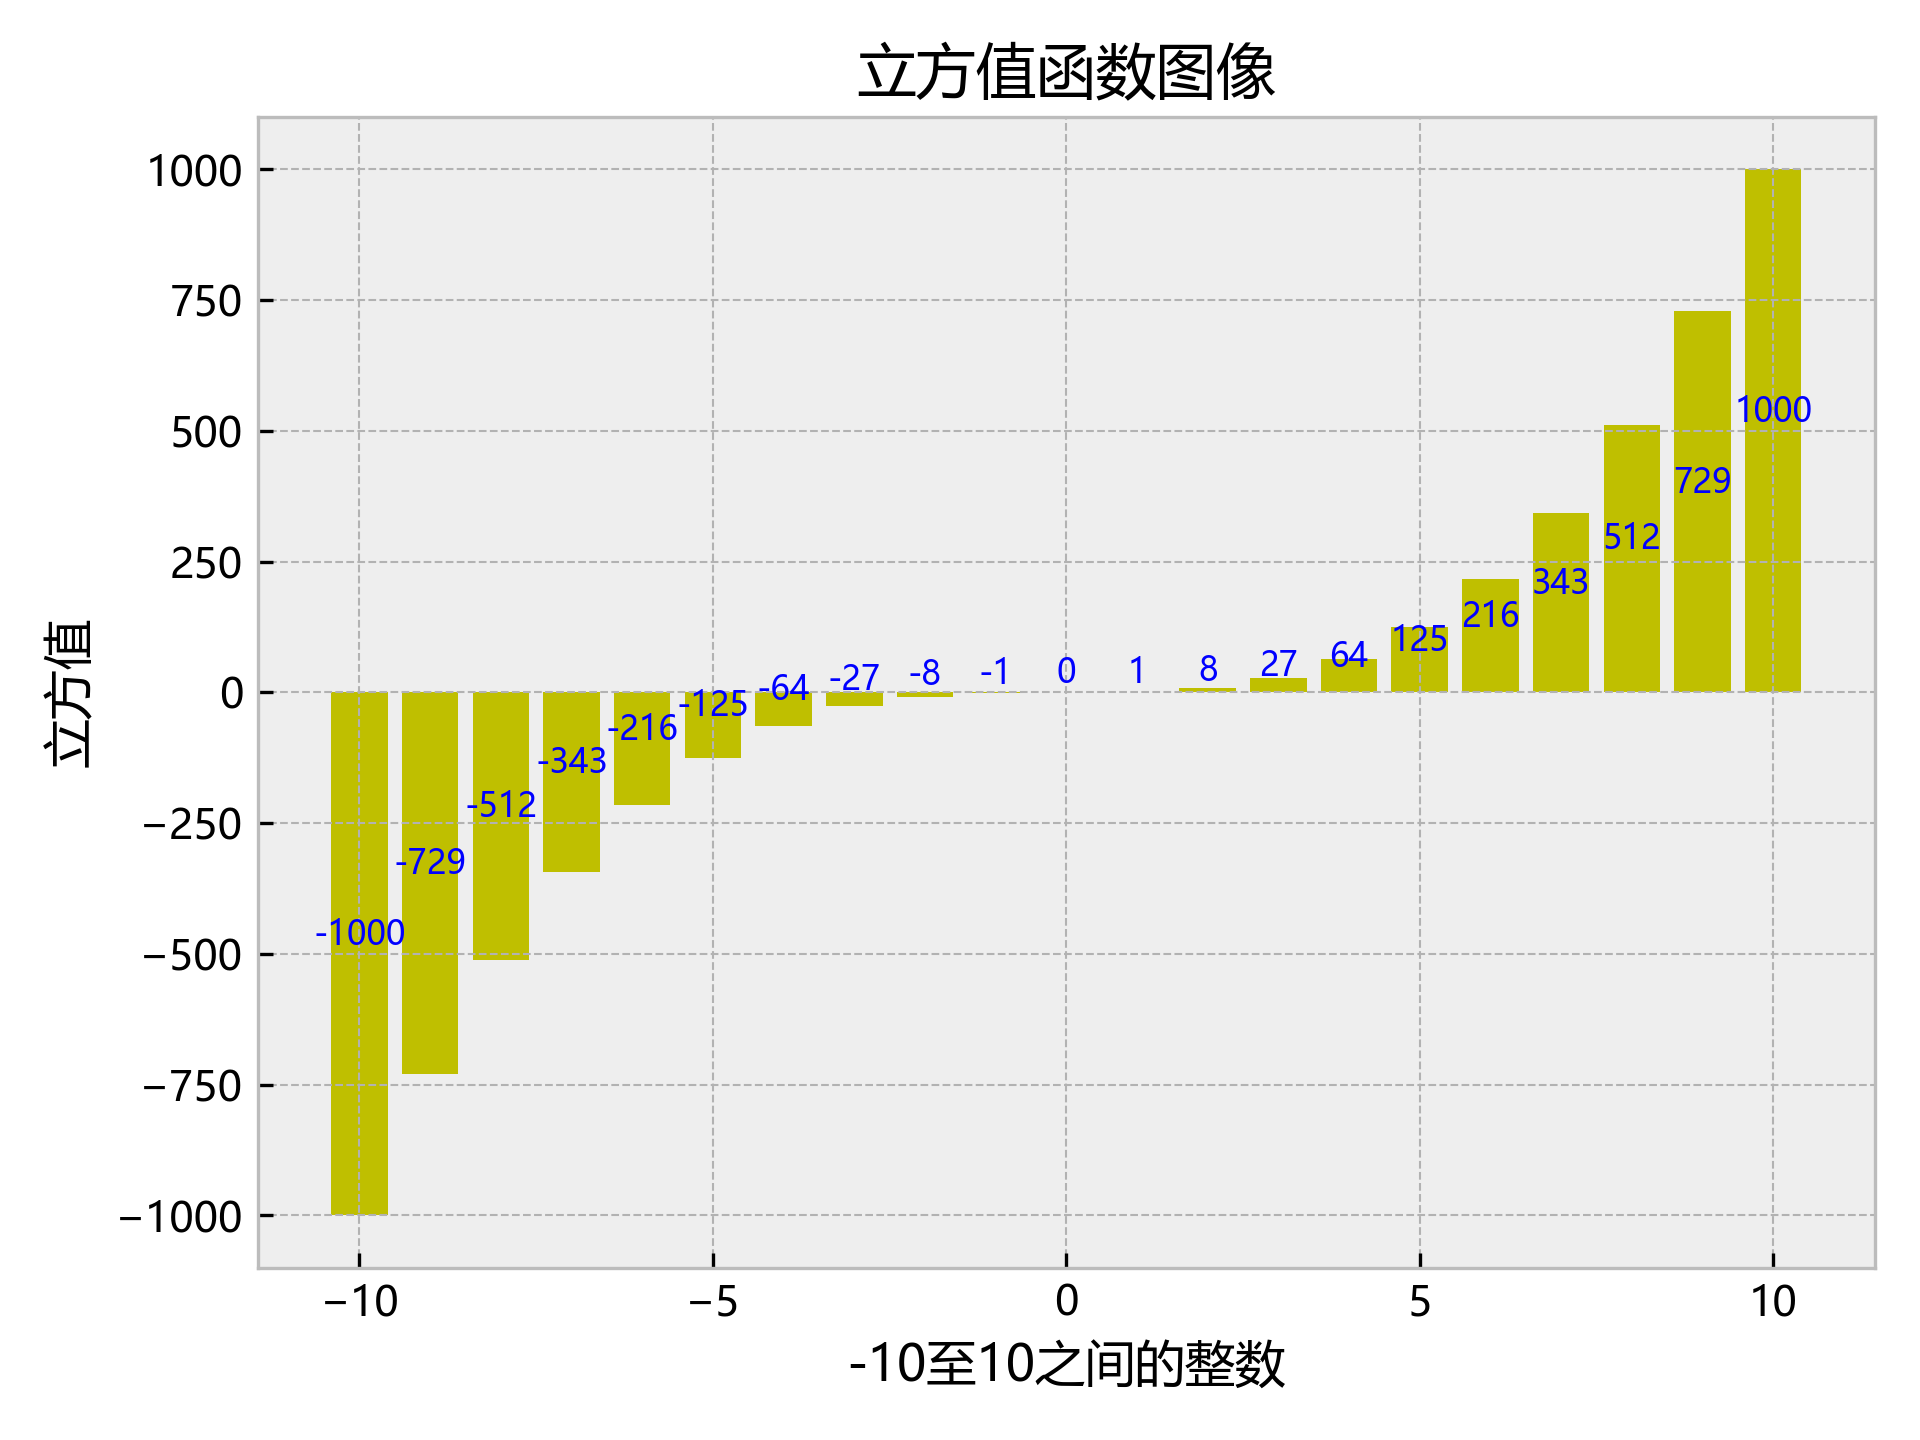

This chart was generated by the following Python code:
import numpy as np
import pandas as pd
import matplotlib.pyplot as plt

plt.rcParams['font.sans-serif'] = ['Microsoft YaHei']  # 用来正常显示中文标签
plt.rcParams['savefig.dpi'] = 300  # 图片像素
plt.rcParams['figure.dpi'] = 300  # 分辨率
plt.style.use('bmh')

fig, ax = plt.subplots()
ax.set_title("立方值函数图像")
x_list = [i for i in range(-10, 11)]
x = np.array(x_list)  # 创建一个numpy数组x
y = x ** 3  # 创建一个numpy数组y，内容为x中数据的立方值
plt.bar(x, y, color='y')  # bar的颜色改为红色
for a, b in zip(x, y):  # 在直方图上显示数字
    if a % 2 == 0:
        plt.text(a, -60, '%d' % a, ha='center', va='bottom', fontsize=8)
    plt.text(a, b / 2, '%d' % b, ha='center', va='bottom', fontsize=8, color='blue')
plt.xlabel('-10至10之间的整数')
plt.ylabel('立方值')
plt.tight_layout()
plt.savefig('part1-1.png')
plt.show()
